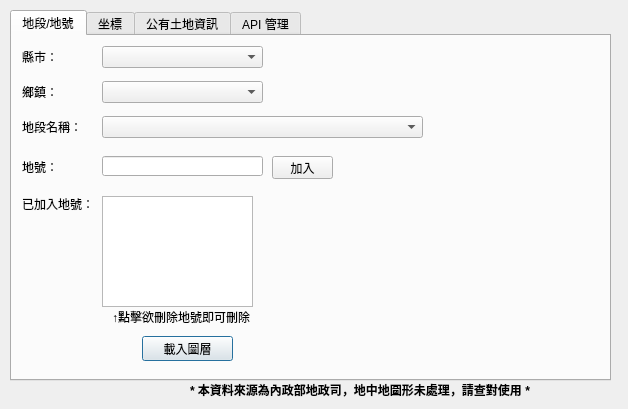
<?xml version="1.0" encoding="UTF-8"?>
<ui version="4.0">
 <class>Dialog</class>
 <widget class="QDialog" name="Dialog">
  <property name="geometry">
   <rect>
    <x>0</x>
    <y>0</y>
    <width>628</width>
    <height>409</height>
   </rect>
  </property>
  <property name="windowTitle">
   <string>地籍查詢</string>
  </property>
  <widget class="QTabWidget" name="tabWidget">
   <property name="geometry">
    <rect>
     <x>10</x>
     <y>10</y>
     <width>601</width>
     <height>371</height>
    </rect>
   </property>
   <property name="currentIndex">
    <number>0</number>
   </property>
   <widget class="QWidget" name="tab">
    <attribute name="title">
     <string>地段/地號</string>
    </attribute>
    <widget class="QComboBox" name="comboBox">
     <property name="geometry">
      <rect>
       <x>90</x>
       <y>10</y>
       <width>161</width>
       <height>22</height>
      </rect>
     </property>
    </widget>
    <widget class="QLabel" name="label_4">
     <property name="geometry">
      <rect>
       <x>10</x>
       <y>10</y>
       <width>41</width>
       <height>21</height>
      </rect>
     </property>
     <property name="font">
      <font>
       <pointsize>9</pointsize>
      </font>
     </property>
     <property name="text">
      <string>縣市：</string>
     </property>
    </widget>
    <widget class="QLabel" name="label_5">
     <property name="geometry">
      <rect>
       <x>10</x>
       <y>45</y>
       <width>41</width>
       <height>21</height>
      </rect>
     </property>
     <property name="font">
      <font>
       <pointsize>9</pointsize>
      </font>
     </property>
     <property name="text">
      <string>鄉鎮：</string>
     </property>
    </widget>
    <widget class="QComboBox" name="comboBox_2">
     <property name="geometry">
      <rect>
       <x>90</x>
       <y>45</y>
       <width>161</width>
       <height>22</height>
      </rect>
     </property>
    </widget>
    <widget class="QLabel" name="label_6">
     <property name="geometry">
      <rect>
       <x>10</x>
       <y>80</y>
       <width>81</width>
       <height>21</height>
      </rect>
     </property>
     <property name="font">
      <font>
       <pointsize>9</pointsize>
      </font>
     </property>
     <property name="text">
      <string>地段名稱：</string>
     </property>
    </widget>
    <widget class="QComboBox" name="comboBox_3">
     <property name="geometry">
      <rect>
       <x>90</x>
       <y>80</y>
       <width>321</width>
       <height>22</height>
      </rect>
     </property>
    </widget>
    <widget class="QLabel" name="label_7">
     <property name="geometry">
      <rect>
       <x>10</x>
       <y>120</y>
       <width>41</width>
       <height>21</height>
      </rect>
     </property>
     <property name="font">
      <font>
       <pointsize>9</pointsize>
      </font>
     </property>
     <property name="text">
      <string>地號：</string>
     </property>
    </widget>
    <widget class="QPushButton" name="pushButton_4">
     <property name="geometry">
      <rect>
       <x>130</x>
       <y>300</y>
       <width>91</width>
       <height>25</height>
      </rect>
     </property>
     <property name="text">
      <string>載入圖層</string>
     </property>
    </widget>
    <widget class="QLabel" name="label_8">
     <property name="geometry">
      <rect>
       <x>10</x>
       <y>160</y>
       <width>81</width>
       <height>16</height>
      </rect>
     </property>
     <property name="font">
      <font>
       <pointsize>9</pointsize>
      </font>
     </property>
     <property name="text">
      <string>已加入地號：</string>
     </property>
    </widget>
    <widget class="QListWidget" name="listWidget_2">
     <property name="enabled">
      <bool>true</bool>
     </property>
     <property name="geometry">
      <rect>
       <x>90</x>
       <y>160</y>
       <width>151</width>
       <height>111</height>
      </rect>
     </property>
     <property name="selectionMode">
      <enum>QAbstractItemView::SingleSelection</enum>
     </property>
     <property name="sortingEnabled">
      <bool>true</bool>
     </property>
    </widget>
    <widget class="QLineEdit" name="lineEdit">
     <property name="geometry">
      <rect>
       <x>90</x>
       <y>120</y>
       <width>161</width>
       <height>20</height>
      </rect>
     </property>
    </widget>
    <widget class="QPushButton" name="pushButton_5">
     <property name="geometry">
      <rect>
       <x>260</x>
       <y>120</y>
       <width>61</width>
       <height>23</height>
      </rect>
     </property>
     <property name="text">
      <string>加入</string>
     </property>
    </widget>
    <widget class="QLabel" name="label_11">
     <property name="geometry">
      <rect>
       <x>100</x>
       <y>270</y>
       <width>151</width>
       <height>21</height>
      </rect>
     </property>
     <property name="font">
      <font>
       <pointsize>9</pointsize>
      </font>
     </property>
     <property name="text">
      <string>↑點擊欲刪除地號即可刪除</string>
     </property>
    </widget>
   </widget>
   <widget class="QWidget" name="tab_2">
    <attribute name="title">
     <string>坐標</string>
    </attribute>
    <widget class="QGroupBox" name="groupBox">
     <property name="enabled">
      <bool>true</bool>
     </property>
     <property name="geometry">
      <rect>
       <x>10</x>
       <y>20</y>
       <width>391</width>
       <height>131</height>
      </rect>
     </property>
     <property name="title">
      <string>輸入座標</string>
     </property>
     <widget class="QComboBox" name="comboBox_4">
      <property name="geometry">
       <rect>
        <x>90</x>
        <y>28</y>
        <width>111</width>
        <height>25</height>
       </rect>
      </property>
      <item>
       <property name="text">
        <string>TWD_97</string>
       </property>
      </item>
      <item>
       <property name="text">
        <string>WGS_84</string>
       </property>
      </item>
     </widget>
     <widget class="QLabel" name="label">
      <property name="geometry">
       <rect>
        <x>10</x>
        <y>30</y>
        <width>81</width>
        <height>21</height>
       </rect>
      </property>
      <property name="font">
       <font>
        <pointsize>9</pointsize>
       </font>
      </property>
      <property name="text">
       <string>坐標系統</string>
      </property>
     </widget>
     <widget class="QLabel" name="label_2">
      <property name="geometry">
       <rect>
        <x>60</x>
        <y>60</y>
        <width>21</width>
        <height>21</height>
       </rect>
      </property>
      <property name="font">
       <font>
        <pointsize>9</pointsize>
       </font>
      </property>
      <property name="text">
       <string>X</string>
      </property>
     </widget>
     <widget class="QLabel" name="label_3">
      <property name="geometry">
       <rect>
        <x>60</x>
        <y>90</y>
        <width>21</width>
        <height>21</height>
       </rect>
      </property>
      <property name="font">
       <font>
        <pointsize>9</pointsize>
       </font>
      </property>
      <property name="text">
       <string>Y</string>
      </property>
     </widget>
     <widget class="QLineEdit" name="lineEdit_2">
      <property name="geometry">
       <rect>
        <x>90</x>
        <y>60</y>
        <width>131</width>
        <height>25</height>
       </rect>
      </property>
      <property name="text">
       <string>311791.151</string>
      </property>
     </widget>
     <widget class="QLineEdit" name="lineEdit_3">
      <property name="geometry">
       <rect>
        <x>90</x>
        <y>90</y>
        <width>131</width>
        <height>25</height>
       </rect>
      </property>
      <property name="text">
       <string>2770590.391</string>
      </property>
     </widget>
     <widget class="QPushButton" name="pushButton_3">
      <property name="geometry">
       <rect>
        <x>290</x>
        <y>90</y>
        <width>91</width>
        <height>31</height>
       </rect>
      </property>
      <property name="text">
       <string>載入地籍圖</string>
      </property>
     </widget>
     <widget class="QCheckBox" name="checkBox">
      <property name="geometry">
       <rect>
        <x>240</x>
        <y>50</y>
        <width>121</width>
        <height>41</height>
       </rect>
      </property>
      <property name="font">
       <font>
        <family>Agency FB</family>
        <pointsize>9</pointsize>
       </font>
      </property>
      <property name="text">
       <string>圖面點選模式</string>
      </property>
      <property name="iconSize">
       <size>
        <width>24</width>
        <height>24</height>
       </size>
      </property>
     </widget>
    </widget>
   </widget>
   <widget class="QWidget" name="tab_3">
    <attribute name="title">
     <string>公有土地資訊</string>
    </attribute>
    <widget class="QTabWidget" name="tabWidget_2">
     <property name="enabled">
      <bool>true</bool>
     </property>
     <property name="geometry">
      <rect>
       <x>10</x>
       <y>10</y>
       <width>361</width>
       <height>261</height>
      </rect>
     </property>
     <property name="currentIndex">
      <number>0</number>
     </property>
     <widget class="QWidget" name="tab_4">
      <attribute name="title">
       <string>土地標示部</string>
      </attribute>
      <widget class="QTableWidget" name="tableWidget_2">
       <property name="enabled">
        <bool>true</bool>
       </property>
       <property name="geometry">
        <rect>
         <x>10</x>
         <y>10</y>
         <width>341</width>
         <height>211</height>
        </rect>
       </property>
       <property name="selectionMode">
        <enum>QAbstractItemView::MultiSelection</enum>
       </property>
       <property name="selectionBehavior">
        <enum>QAbstractItemView::SelectRows</enum>
       </property>
       <attribute name="horizontalHeaderCascadingSectionResizes">
        <bool>true</bool>
       </attribute>
       <attribute name="verticalHeaderCascadingSectionResizes">
        <bool>true</bool>
       </attribute>
       <row>
        <property name="text">
         <string>段名</string>
        </property>
       </row>
       <row>
        <property name="text">
         <string>地號</string>
        </property>
       </row>
       <row>
        <property name="text">
         <string>登記日期</string>
        </property>
       </row>
       <row>
        <property name="text">
         <string>登記原因</string>
        </property>
       </row>
       <row>
        <property name="text">
         <string>面積</string>
        </property>
       </row>
       <row>
        <property name="text">
         <string>使用分區</string>
        </property>
       </row>
       <row>
        <property name="text">
         <string>使用地類別</string>
        </property>
       </row>
       <row>
        <property name="text">
         <string>公告地現值</string>
        </property>
       </row>
       <row>
        <property name="text">
         <string>公告地價</string>
        </property>
       </row>
       <row>
        <property name="text">
         <string>縣市</string>
        </property>
       </row>
       <row>
        <property name="text">
         <string>鄉鎮市區</string>
        </property>
       </row>
       <row>
        <property name="text">
         <string>圖幅號</string>
        </property>
       </row>
       <row>
        <property name="text">
         <string>地上建物建號數量</string>
        </property>
       </row>
       <row>
        <property name="text">
         <string>管理機關統編</string>
        </property>
       </row>
       <row>
        <property name="text">
         <string>管理機關名稱</string>
        </property>
       </row>
       <column>
        <property name="text">
         <string>值</string>
        </property>
       </column>
      </widget>
     </widget>
     <widget class="QWidget" name="tab_5">
      <attribute name="title">
       <string>土地所有權部</string>
      </attribute>
      <widget class="QTableWidget" name="tableWidget">
       <property name="enabled">
        <bool>true</bool>
       </property>
       <property name="geometry">
        <rect>
         <x>10</x>
         <y>10</y>
         <width>341</width>
         <height>211</height>
        </rect>
       </property>
       <property name="selectionMode">
        <enum>QAbstractItemView::MultiSelection</enum>
       </property>
       <property name="selectionBehavior">
        <enum>QAbstractItemView::SelectRows</enum>
       </property>
       <attribute name="horizontalHeaderCascadingSectionResizes">
        <bool>true</bool>
       </attribute>
       <attribute name="verticalHeaderCascadingSectionResizes">
        <bool>true</bool>
       </attribute>
       <row>
        <property name="text">
         <string>段名</string>
        </property>
       </row>
       <row>
        <property name="text">
         <string>地號</string>
        </property>
       </row>
       <row>
        <property name="text">
         <string>登記日期</string>
        </property>
       </row>
       <row>
        <property name="text">
         <string>登記原因</string>
        </property>
       </row>
       <row>
        <property name="text">
         <string>登記原因發生日期</string>
        </property>
       </row>
       <row>
        <property name="text">
         <string>權利範圍類別</string>
        </property>
       </row>
       <row>
        <property name="text">
         <string>權利範圍分母</string>
        </property>
       </row>
       <row>
        <property name="text">
         <string>權利範圍分子</string>
        </property>
       </row>
       <row>
        <property name="text">
         <string>權狀年期</string>
        </property>
       </row>
       <row>
        <property name="text">
         <string>權狀字</string>
        </property>
       </row>
       <row>
        <property name="text">
         <string>權狀號</string>
        </property>
       </row>
       <row>
        <property name="text">
         <string>申報地價</string>
        </property>
       </row>
       <column>
        <property name="text">
         <string>值</string>
        </property>
       </column>
      </widget>
     </widget>
     <widget class="QWidget" name="tab_6">
      <attribute name="title">
       <string>他項權利部</string>
      </attribute>
      <widget class="QTableWidget" name="tableWidget_3">
       <property name="enabled">
        <bool>true</bool>
       </property>
       <property name="geometry">
        <rect>
         <x>10</x>
         <y>10</y>
         <width>341</width>
         <height>211</height>
        </rect>
       </property>
       <property name="sizePolicy">
        <sizepolicy hsizetype="Preferred" vsizetype="Preferred">
         <horstretch>0</horstretch>
         <verstretch>0</verstretch>
        </sizepolicy>
       </property>
       <property name="selectionMode">
        <enum>QAbstractItemView::MultiSelection</enum>
       </property>
       <property name="selectionBehavior">
        <enum>QAbstractItemView::SelectRows</enum>
       </property>
       <attribute name="horizontalHeaderCascadingSectionResizes">
        <bool>true</bool>
       </attribute>
       <attribute name="horizontalHeaderMinimumSectionSize">
        <number>21</number>
       </attribute>
       <attribute name="verticalHeaderCascadingSectionResizes">
        <bool>true</bool>
       </attribute>
       <row>
        <property name="text">
         <string>段名</string>
        </property>
       </row>
       <row>
        <property name="text">
         <string>地號</string>
        </property>
       </row>
       <row>
        <property name="text">
         <string>他項權利登記次序</string>
        </property>
       </row>
       <row>
        <property name="text">
         <string>收件年期</string>
        </property>
       </row>
       <row>
        <property name="text">
         <string>收件字</string>
        </property>
       </row>
       <row>
        <property name="text">
         <string>收件號</string>
        </property>
       </row>
       <row>
        <property name="text">
         <string>登記日期</string>
        </property>
       </row>
       <row>
        <property name="text">
         <string>登記原因</string>
        </property>
       </row>
       <row>
        <property name="text">
         <string>設定權利範圍類別</string>
        </property>
       </row>
       <row>
        <property name="text">
         <string>設定權利範圍持分分母</string>
        </property>
       </row>
       <row>
        <property name="text">
         <string>設定權利範圍持分分子</string>
        </property>
       </row>
       <row>
        <property name="text">
         <string>設定權利範圍面積</string>
        </property>
       </row>
       <row>
        <property name="text">
         <string>證明書字號</string>
        </property>
       </row>
       <row>
        <property name="text">
         <string>債權權利範圍類別</string>
        </property>
       </row>
       <row>
        <property name="text">
         <string>債權權利範圍持分分母</string>
        </property>
       </row>
       <row>
        <property name="text">
         <string>債權權利範圍持分分子</string>
        </property>
       </row>
       <row>
        <property name="text">
         <string>權利種類</string>
        </property>
       </row>
       <row>
        <property name="text">
         <string>標的種類</string>
        </property>
       </row>
       <column>
        <property name="text">
         <string>值</string>
        </property>
       </column>
      </widget>
     </widget>
     <widget class="QWidget" name="tab_7">
      <attribute name="title">
       <string>建物標示部</string>
      </attribute>
      <widget class="QTableWidget" name="tableWidget_4">
       <property name="enabled">
        <bool>true</bool>
       </property>
       <property name="geometry">
        <rect>
         <x>10</x>
         <y>10</y>
         <width>341</width>
         <height>211</height>
        </rect>
       </property>
       <property name="selectionMode">
        <enum>QAbstractItemView::MultiSelection</enum>
       </property>
       <property name="selectionBehavior">
        <enum>QAbstractItemView::SelectRows</enum>
       </property>
       <attribute name="horizontalHeaderCascadingSectionResizes">
        <bool>true</bool>
       </attribute>
       <attribute name="verticalHeaderCascadingSectionResizes">
        <bool>true</bool>
       </attribute>
       <row>
        <property name="text">
         <string>段名</string>
        </property>
       </row>
       <row>
        <property name="text">
         <string>地號</string>
        </property>
       </row>
       <row>
        <property name="text">
         <string>收件年期</string>
        </property>
       </row>
       <row>
        <property name="text">
         <string>收件字</string>
        </property>
       </row>
       <row>
        <property name="text">
         <string>收件號</string>
        </property>
       </row>
       <row>
        <property name="text">
         <string>登記日期</string>
        </property>
       </row>
       <row>
        <property name="text">
         <string>登記原因</string>
        </property>
       </row>
       <row>
        <property name="text">
         <string>建物總面積</string>
        </property>
       </row>
       <row>
        <property name="text">
         <string>建物門牌</string>
        </property>
       </row>
       <row>
        <property name="text">
         <string>主要用途</string>
        </property>
       </row>
       <row>
        <property name="text">
         <string>主要建材</string>
        </property>
       </row>
       <row>
        <property name="text">
         <string>建物層數</string>
        </property>
       </row>
       <row>
        <property name="text">
         <string>建築完成日期</string>
        </property>
       </row>
       <column>
        <property name="text">
         <string>值</string>
        </property>
       </column>
      </widget>
     </widget>
    </widget>
    <widget class="QPushButton" name="pushButton_2">
     <property name="geometry">
      <rect>
       <x>290</x>
       <y>270</y>
       <width>75</width>
       <height>23</height>
      </rect>
     </property>
     <property name="text">
      <string>複製表格</string>
     </property>
    </widget>
    <widget class="QComboBox" name="comboBox_5">
     <property name="geometry">
      <rect>
       <x>380</x>
       <y>50</y>
       <width>121</width>
       <height>22</height>
      </rect>
     </property>
    </widget>
    <widget class="QLabel" name="label_10">
     <property name="geometry">
      <rect>
       <x>380</x>
       <y>30</y>
       <width>101</width>
       <height>21</height>
      </rect>
     </property>
     <property name="font">
      <font>
       <pointsize>9</pointsize>
      </font>
     </property>
     <property name="text">
      <string>下拉切換地號資訊</string>
     </property>
    </widget>
   </widget>
   <widget class="QWidget" name="tab_8">
    <property name="enabled">
     <bool>true</bool>
    </property>
    <attribute name="title">
     <string>API 管理</string>
    </attribute>
    <widget class="QScrollArea" name="scrollArea">
     <property name="geometry">
      <rect>
       <x>10</x>
       <y>10</y>
       <width>571</width>
       <height>291</height>
      </rect>
     </property>
     <property name="sizePolicy">
      <sizepolicy hsizetype="Expanding" vsizetype="Expanding">
       <horstretch>0</horstretch>
       <verstretch>0</verstretch>
      </sizepolicy>
     </property>
     <property name="minimumSize">
      <size>
       <width>300</width>
       <height>0</height>
      </size>
     </property>
     <property name="autoFillBackground">
      <bool>false</bool>
     </property>
     <property name="widgetResizable">
      <bool>true</bool>
     </property>
     <widget class="QWidget" name="scrollAreaWidgetContents_2">
      <property name="geometry">
       <rect>
        <x>0</x>
        <y>0</y>
        <width>552</width>
        <height>440</height>
       </rect>
      </property>
      <property name="minimumSize">
       <size>
        <width>0</width>
        <height>440</height>
       </size>
      </property>
      <widget class="QGroupBox" name="groupBox_9">
       <property name="geometry">
        <rect>
         <x>10</x>
         <y>20</y>
         <width>291</width>
         <height>91</height>
        </rect>
       </property>
       <property name="title">
        <string>帳號管理</string>
       </property>
       <widget class="QLineEdit" name="lineEdit_7">
        <property name="enabled">
         <bool>false</bool>
        </property>
        <property name="geometry">
         <rect>
          <x>100</x>
          <y>30</y>
          <width>181</width>
          <height>25</height>
         </rect>
        </property>
        <property name="text">
         <string/>
        </property>
       </widget>
       <widget class="QLabel" name="label_14">
        <property name="geometry">
         <rect>
          <x>10</x>
          <y>60</y>
          <width>41</width>
          <height>21</height>
         </rect>
        </property>
        <property name="font">
         <font>
          <pointsize>9</pointsize>
         </font>
        </property>
        <property name="text">
         <string>密碼：</string>
        </property>
       </widget>
       <widget class="QLabel" name="label_16">
        <property name="geometry">
         <rect>
          <x>10</x>
          <y>30</y>
          <width>81</width>
          <height>21</height>
         </rect>
        </property>
        <property name="font">
         <font>
          <pointsize>9</pointsize>
         </font>
        </property>
        <property name="text">
         <string>識別碼 / 帳號：</string>
        </property>
       </widget>
       <widget class="QLineEdit" name="lineEdit_5">
        <property name="enabled">
         <bool>false</bool>
        </property>
        <property name="geometry">
         <rect>
          <x>100</x>
          <y>60</y>
          <width>181</width>
          <height>25</height>
         </rect>
        </property>
        <property name="text">
         <string/>
        </property>
       </widget>
      </widget>
      <widget class="QGroupBox" name="groupBox_11">
       <property name="geometry">
        <rect>
         <x>10</x>
         <y>130</y>
         <width>531</width>
         <height>301</height>
        </rect>
       </property>
       <property name="title">
        <string>API 服務參數</string>
       </property>
       <widget class="QLineEdit" name="lineEdit_10">
        <property name="enabled">
         <bool>false</bool>
        </property>
        <property name="geometry">
         <rect>
          <x>90</x>
          <y>60</y>
          <width>301</width>
          <height>25</height>
         </rect>
        </property>
        <property name="text">
         <string/>
        </property>
       </widget>
       <widget class="QLabel" name="label_19">
        <property name="geometry">
         <rect>
          <x>10</x>
          <y>90</y>
          <width>61</width>
          <height>21</height>
         </rect>
        </property>
        <property name="font">
         <font>
          <pointsize>9</pointsize>
         </font>
        </property>
        <property name="text">
         <string>地號資料：</string>
        </property>
       </widget>
       <widget class="QLabel" name="label_20">
        <property name="geometry">
         <rect>
          <x>10</x>
          <y>60</y>
          <width>61</width>
          <height>21</height>
         </rect>
        </property>
        <property name="font">
         <font>
          <pointsize>9</pointsize>
         </font>
        </property>
        <property name="text">
         <string>地號資料：</string>
        </property>
       </widget>
       <widget class="QLineEdit" name="lineEdit_11">
        <property name="enabled">
         <bool>false</bool>
        </property>
        <property name="geometry">
         <rect>
          <x>90</x>
          <y>90</y>
          <width>301</width>
          <height>25</height>
         </rect>
        </property>
        <property name="text">
         <string/>
        </property>
       </widget>
       <widget class="QLabel" name="label_21">
        <property name="geometry">
         <rect>
          <x>400</x>
          <y>30</y>
          <width>61</width>
          <height>21</height>
         </rect>
        </property>
        <property name="font">
         <font>
          <pointsize>9</pointsize>
         </font>
        </property>
        <property name="text">
         <string>請求方法：</string>
        </property>
       </widget>
       <widget class="QComboBox" name="comboBox_6">
        <property name="geometry">
         <rect>
          <x>460</x>
          <y>30</y>
          <width>61</width>
          <height>21</height>
         </rect>
        </property>
        <item>
         <property name="text">
          <string>GET</string>
         </property>
        </item>
        <item>
         <property name="text">
          <string>POST</string>
         </property>
        </item>
       </widget>
       <widget class="QLabel" name="label_22">
        <property name="geometry">
         <rect>
          <x>10</x>
          <y>30</y>
          <width>71</width>
          <height>21</height>
         </rect>
        </property>
        <property name="font">
         <font>
          <pointsize>9</pointsize>
         </font>
        </property>
        <property name="text">
         <string>伺服器URL：</string>
        </property>
       </widget>
       <widget class="QLineEdit" name="lineEdit_12">
        <property name="enabled">
         <bool>false</bool>
        </property>
        <property name="geometry">
         <rect>
          <x>90</x>
          <y>30</y>
          <width>301</width>
          <height>25</height>
         </rect>
        </property>
        <property name="text">
         <string/>
        </property>
       </widget>
       <widget class="QLabel" name="label_23">
        <property name="geometry">
         <rect>
          <x>400</x>
          <y>60</y>
          <width>81</width>
          <height>21</height>
         </rect>
        </property>
        <property name="font">
         <font>
          <pointsize>9</pointsize>
         </font>
        </property>
        <property name="text">
         <string>(地段查詢)</string>
        </property>
       </widget>
       <widget class="QLabel" name="label_24">
        <property name="geometry">
         <rect>
          <x>400</x>
          <y>90</y>
          <width>81</width>
          <height>21</height>
         </rect>
        </property>
        <property name="font">
         <font>
          <pointsize>9</pointsize>
         </font>
        </property>
        <property name="text">
         <string>(坐標查詢)</string>
        </property>
       </widget>
       <widget class="QLabel" name="label_25">
        <property name="geometry">
         <rect>
          <x>10</x>
          <y>120</y>
          <width>71</width>
          <height>21</height>
         </rect>
        </property>
        <property name="font">
         <font>
          <pointsize>9</pointsize>
         </font>
        </property>
        <property name="text">
         <string>地籍圖WFS：</string>
        </property>
       </widget>
       <widget class="QLineEdit" name="lineEdit_13">
        <property name="enabled">
         <bool>false</bool>
        </property>
        <property name="geometry">
         <rect>
          <x>90</x>
          <y>120</y>
          <width>301</width>
          <height>25</height>
         </rect>
        </property>
        <property name="text">
         <string/>
        </property>
       </widget>
       <widget class="QLabel" name="label_26">
        <property name="geometry">
         <rect>
          <x>10</x>
          <y>150</y>
          <width>101</width>
          <height>21</height>
         </rect>
        </property>
        <property name="font">
         <font>
          <pointsize>9</pointsize>
         </font>
        </property>
        <property name="text">
         <string>地籍土地標示部：</string>
        </property>
       </widget>
       <widget class="QLineEdit" name="lineEdit_14">
        <property name="enabled">
         <bool>false</bool>
        </property>
        <property name="geometry">
         <rect>
          <x>120</x>
          <y>150</y>
          <width>301</width>
          <height>25</height>
         </rect>
        </property>
        <property name="text">
         <string/>
        </property>
       </widget>
       <widget class="QLabel" name="label_27">
        <property name="geometry">
         <rect>
          <x>10</x>
          <y>210</y>
          <width>81</width>
          <height>21</height>
         </rect>
        </property>
        <property name="font">
         <font>
          <pointsize>9</pointsize>
         </font>
        </property>
        <property name="text">
         <string>公有土地登記：</string>
        </property>
       </widget>
       <widget class="QLineEdit" name="lineEdit_15">
        <property name="enabled">
         <bool>false</bool>
        </property>
        <property name="geometry">
         <rect>
          <x>110</x>
          <y>210</y>
          <width>301</width>
          <height>25</height>
         </rect>
        </property>
        <property name="text">
         <string/>
        </property>
       </widget>
       <widget class="QLabel" name="label_28">
        <property name="geometry">
         <rect>
          <x>10</x>
          <y>240</y>
          <width>111</width>
          <height>21</height>
         </rect>
        </property>
        <property name="font">
         <font>
          <pointsize>9</pointsize>
         </font>
        </property>
        <property name="text">
         <string>地籍土地所有權部：</string>
        </property>
       </widget>
       <widget class="QLineEdit" name="lineEdit_16">
        <property name="enabled">
         <bool>false</bool>
        </property>
        <property name="geometry">
         <rect>
          <x>130</x>
          <y>240</y>
          <width>301</width>
          <height>25</height>
         </rect>
        </property>
        <property name="text">
         <string/>
        </property>
       </widget>
       <widget class="QLabel" name="label_39">
        <property name="geometry">
         <rect>
          <x>10</x>
          <y>270</y>
          <width>121</width>
          <height>21</height>
         </rect>
        </property>
        <property name="font">
         <font>
          <pointsize>9</pointsize>
         </font>
        </property>
        <property name="text">
         <string>地籍土地他項權利部：</string>
        </property>
       </widget>
       <widget class="QLineEdit" name="lineEdit_24">
        <property name="enabled">
         <bool>false</bool>
        </property>
        <property name="geometry">
         <rect>
          <x>140</x>
          <y>270</y>
          <width>301</width>
          <height>25</height>
         </rect>
        </property>
        <property name="text">
         <string/>
        </property>
       </widget>
       <widget class="QLabel" name="label_40">
        <property name="geometry">
         <rect>
          <x>10</x>
          <y>180</y>
          <width>101</width>
          <height>21</height>
         </rect>
        </property>
        <property name="font">
         <font>
          <pointsize>9</pointsize>
         </font>
        </property>
        <property name="text">
         <string>地籍建物標示部：</string>
        </property>
       </widget>
       <widget class="QLineEdit" name="lineEdit_25">
        <property name="enabled">
         <bool>false</bool>
        </property>
        <property name="geometry">
         <rect>
          <x>120</x>
          <y>180</y>
          <width>301</width>
          <height>25</height>
         </rect>
        </property>
        <property name="text">
         <string/>
        </property>
       </widget>
      </widget>
      <widget class="QPushButton" name="startPair_3">
       <property name="geometry">
        <rect>
         <x>320</x>
         <y>40</y>
         <width>75</width>
         <height>23</height>
        </rect>
       </property>
       <property name="sizePolicy">
        <sizepolicy hsizetype="Fixed" vsizetype="Expanding">
         <horstretch>0</horstretch>
         <verstretch>0</verstretch>
        </sizepolicy>
       </property>
       <property name="text">
        <string>預設設定</string>
       </property>
      </widget>
     </widget>
    </widget>
    <widget class="QPushButton" name="startPair">
     <property name="geometry">
      <rect>
       <x>230</x>
       <y>310</y>
       <width>75</width>
       <height>23</height>
      </rect>
     </property>
     <property name="sizePolicy">
      <sizepolicy hsizetype="Fixed" vsizetype="Expanding">
       <horstretch>0</horstretch>
       <verstretch>0</verstretch>
      </sizepolicy>
     </property>
     <property name="text">
      <string>修改</string>
     </property>
    </widget>
    <widget class="QPushButton" name="startPair_2">
     <property name="geometry">
      <rect>
       <x>320</x>
       <y>310</y>
       <width>75</width>
       <height>23</height>
      </rect>
     </property>
     <property name="sizePolicy">
      <sizepolicy hsizetype="Fixed" vsizetype="Expanding">
       <horstretch>0</horstretch>
       <verstretch>0</verstretch>
      </sizepolicy>
     </property>
     <property name="text">
      <string>確認</string>
     </property>
    </widget>
   </widget>
  </widget>
  <widget class="QLabel" name="label_9">
   <property name="geometry">
    <rect>
     <x>190</x>
     <y>380</y>
     <width>381</width>
     <height>20</height>
    </rect>
   </property>
   <property name="font">
    <font>
     <weight>75</weight>
     <bold>true</bold>
    </font>
   </property>
   <property name="text">
    <string>* 本資料來源為內政部地政司，地中地圖形未處理，請查對使用 *</string>
   </property>
  </widget>
 </widget>
 <resources/>
 <connections/>
</ui>
